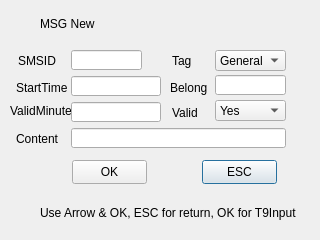
<ui version="4.0" >
 <class>MsgNew</class>
 <widget class="QDialog" name="MsgNew" >
  <property name="geometry" >
   <rect>
    <x>0</x>
    <y>0</y>
    <width>320</width>
    <height>240</height>
   </rect>
  </property>
  <property name="windowTitle" >
   <string>Dialog</string>
  </property>
  <widget class="QLabel" name="lblBackground" >
   <property name="geometry" >
    <rect>
     <x>0</x>
     <y>0</y>
     <width>320</width>
     <height>240</height>
    </rect>
   </property>
   <property name="text" >
    <string/>
   </property>
   <property name="pixmap" >
    <pixmap resource="../sb3000.qrc" >:/images/res/bg-main.png</pixmap>
   </property>
  </widget>
  <widget class="QLabel" name="lblBackgroundFrame" >
   <property name="geometry" >
    <rect>
     <x>12</x>
     <y>11</y>
     <width>297</width>
     <height>217</height>
    </rect>
   </property>
   <property name="text" >
    <string/>
   </property>
   <property name="pixmap" >
    <pixmap>:/images/res/bg-mask2.png</pixmap>
   </property>
   <property name="scaledContents" >
    <bool>true</bool>
   </property>
  </widget>
  <widget class="QPushButton" name="btnESC" >
   <property name="geometry" >
    <rect>
     <x>202</x>
     <y>160</y>
     <width>75</width>
     <height>24</height>
    </rect>
   </property>
   <property name="text" >
    <string>ESC</string>
   </property>
  </widget>
  <widget class="QPushButton" name="btnOK" >
   <property name="geometry" >
    <rect>
     <x>72</x>
     <y>160</y>
     <width>75</width>
     <height>24</height>
    </rect>
   </property>
   <property name="text" >
    <string>OK</string>
   </property>
  </widget>
  <widget class="QLabel" name="lblTag" >
   <property name="geometry" >
    <rect>
     <x>172</x>
     <y>50</y>
     <width>50</width>
     <height>21</height>
    </rect>
   </property>
   <property name="text" >
    <string>Tag</string>
   </property>
  </widget>
  <widget class="QComboBox" name="comboTag" >
   <property name="geometry" >
    <rect>
     <x>215</x>
     <y>50</y>
     <width>71</width>
     <height>21</height>
    </rect>
   </property>
   <item>
    <property name="text" >
     <string>General</string>
    </property>
   </item>
   <item>
    <property name="text" >
     <string>User</string>
    </property>
   </item>
  </widget>
  <widget class="QLineEdit" name="txtStartTime" >
   <property name="enabled" >
    <bool>true</bool>
   </property>
   <property name="geometry" >
    <rect>
     <x>71</x>
     <y>76</y>
     <width>90</width>
     <height>20</height>
    </rect>
   </property>
  </widget>
  <widget class="QLabel" name="lblBelong" >
   <property name="enabled" >
    <bool>true</bool>
   </property>
   <property name="geometry" >
    <rect>
     <x>170</x>
     <y>80</y>
     <width>40</width>
     <height>16</height>
    </rect>
   </property>
   <property name="text" >
    <string>Belong</string>
   </property>
  </widget>
  <widget class="QLabel" name="lblValidMinutes" >
   <property name="geometry" >
    <rect>
     <x>10</x>
     <y>100</y>
     <width>61</width>
     <height>21</height>
    </rect>
   </property>
   <property name="text" >
    <string>ValidMinutes</string>
   </property>
  </widget>
  <widget class="QLabel" name="lblID" >
   <property name="geometry" >
    <rect>
     <x>18</x>
     <y>50</y>
     <width>40</width>
     <height>21</height>
    </rect>
   </property>
   <property name="text" >
    <string>SMSID</string>
   </property>
  </widget>
  <widget class="QLabel" name="lblTitleBackground" >
   <property name="geometry" >
    <rect>
     <x>-3</x>
     <y>4</y>
     <width>320</width>
     <height>30</height>
    </rect>
   </property>
   <property name="text" >
    <string/>
   </property>
   <property name="pixmap" >
    <pixmap resource="../sb3000.qrc" >:/images/res/title-1.png</pixmap>
   </property>
  </widget>
  <widget class="QLabel" name="lblTitleIcon" >
   <property name="geometry" >
    <rect>
     <x>6</x>
     <y>10</y>
     <width>26</width>
     <height>26</height>
    </rect>
   </property>
   <property name="text" >
    <string/>
   </property>
   <property name="pixmap" >
    <pixmap resource="../sb3000.qrc" >:/images/res/SEARCH_GLOG.png</pixmap>
   </property>
   <property name="scaledContents" >
    <bool>false</bool>
   </property>
  </widget>
  <widget class="QLabel" name="lblStartTime" >
   <property name="geometry" >
    <rect>
     <x>16</x>
     <y>77</y>
     <width>51</width>
     <height>21</height>
    </rect>
   </property>
   <property name="text" >
    <string>StartTime</string>
   </property>
  </widget>
  <widget class="QLineEdit" name="txtID" >
   <property name="enabled" >
    <bool>true</bool>
   </property>
   <property name="geometry" >
    <rect>
     <x>71</x>
     <y>50</y>
     <width>71</width>
     <height>20</height>
    </rect>
   </property>
   <property name="maxLength" >
    <number>5</number>
   </property>
  </widget>
  <widget class="QLabel" name="lblTitleText" >
   <property name="geometry" >
    <rect>
     <x>40</x>
     <y>10</y>
     <width>273</width>
     <height>28</height>
    </rect>
   </property>
   <property name="text" >
    <string>MSG New</string>
   </property>
  </widget>
  <widget class="QLabel" name="lblStatusIcon" >
   <property name="geometry" >
    <rect>
     <x>20</x>
     <y>205</y>
     <width>16</width>
     <height>16</height>
    </rect>
   </property>
   <property name="text" >
    <string/>
   </property>
   <property name="pixmap" >
    <pixmap resource="../sb3000.qrc" >:/images/res/icon-help.png</pixmap>
   </property>
  </widget>
  <widget class="QLabel" name="lblStatusText" >
   <property name="geometry" >
    <rect>
     <x>40</x>
     <y>200</y>
     <width>270</width>
     <height>25</height>
    </rect>
   </property>
   <property name="text" >
    <string>Use Arrow &amp; OK, ESC for return, OK for T9Input</string>
   </property>
  </widget>
  <widget class="QLineEdit" name="txtContent" >
   <property name="geometry" >
    <rect>
     <x>71</x>
     <y>128</y>
     <width>215</width>
     <height>20</height>
    </rect>
   </property>
   <property name="maxLength" >
    <number>100</number>
   </property>
  </widget>
  <widget class="QLabel" name="lblContent" >
   <property name="geometry" >
    <rect>
     <x>16</x>
     <y>128</y>
     <width>50</width>
     <height>21</height>
    </rect>
   </property>
   <property name="text" >
    <string>Content</string>
   </property>
  </widget>
  <widget class="QLabel" name="lblValid" >
   <property name="geometry" >
    <rect>
     <x>172</x>
     <y>102</y>
     <width>50</width>
     <height>21</height>
    </rect>
   </property>
   <property name="text" >
    <string>Valid</string>
   </property>
  </widget>
  <widget class="QComboBox" name="comboValid" >
   <property name="geometry" >
    <rect>
     <x>215</x>
     <y>100</y>
     <width>71</width>
     <height>21</height>
    </rect>
   </property>
   <item>
    <property name="text" >
     <string>Yes</string>
    </property>
   </item>
   <item>
    <property name="text" >
     <string>No</string>
    </property>
   </item>
  </widget>
  <widget class="QLineEdit" name="txtBelong" >
   <property name="enabled" >
    <bool>true</bool>
   </property>
   <property name="geometry" >
    <rect>
     <x>215</x>
     <y>75</y>
     <width>71</width>
     <height>20</height>
    </rect>
   </property>
   <property name="maxLength" >
    <number>5</number>
   </property>
  </widget>
  <widget class="QLineEdit" name="txtValidMinutes" >
   <property name="enabled" >
    <bool>true</bool>
   </property>
   <property name="geometry" >
    <rect>
     <x>71</x>
     <y>102</y>
     <width>90</width>
     <height>20</height>
    </rect>
   </property>
  </widget>
 </widget>
 <tabstops>
  <tabstop>txtID</tabstop>
  <tabstop>txtStartTime</tabstop>
  <tabstop>txtValidMinutes</tabstop>
  <tabstop>comboTag</tabstop>
  <tabstop>txtBelong</tabstop>
  <tabstop>comboValid</tabstop>
  <tabstop>txtContent</tabstop>
  <tabstop>btnOK</tabstop>
  <tabstop>btnESC</tabstop>
 </tabstops>
 <resources>
  <include location="../sb3000.qrc" />
 </resources>
 <connections/>
</ui>
